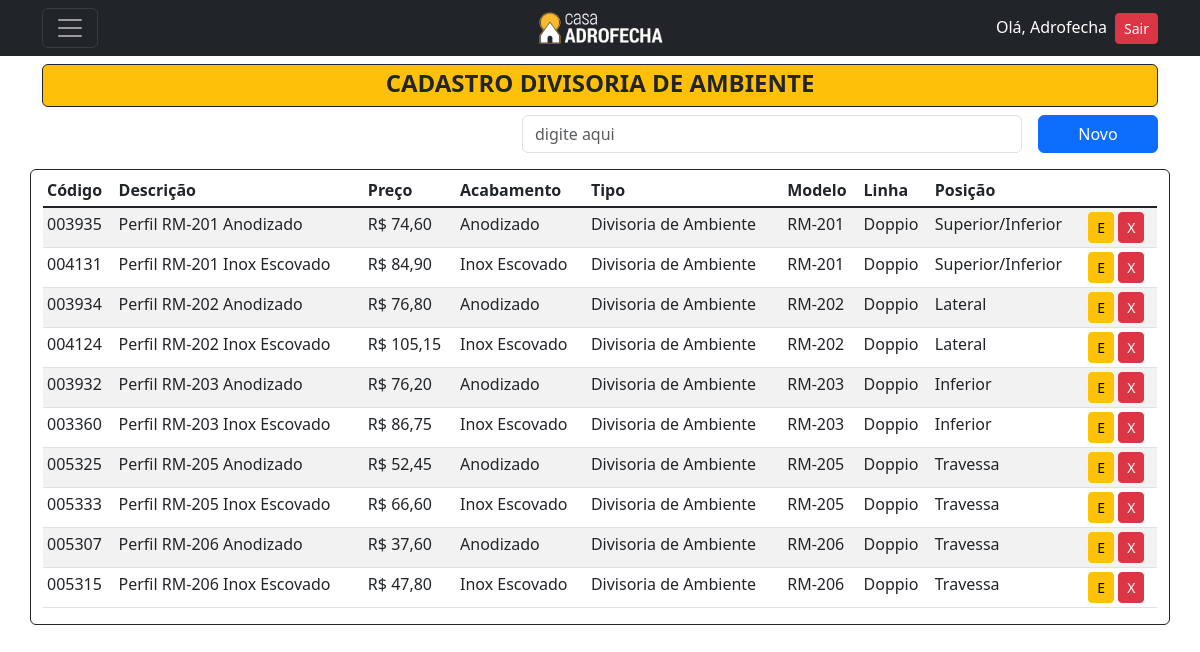
Page /listar/divisoriaambiente/ (signed in) on the earlier database version.
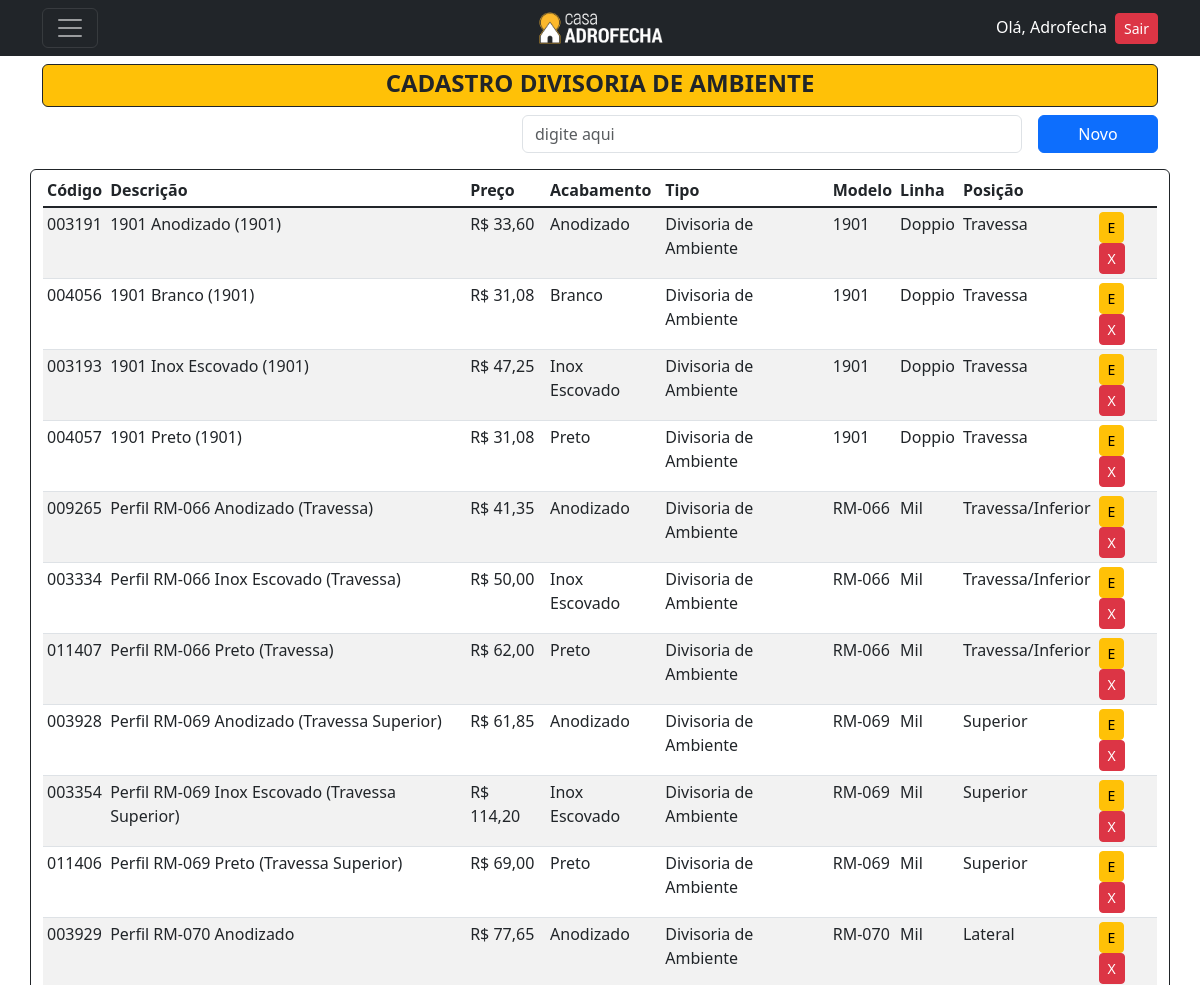
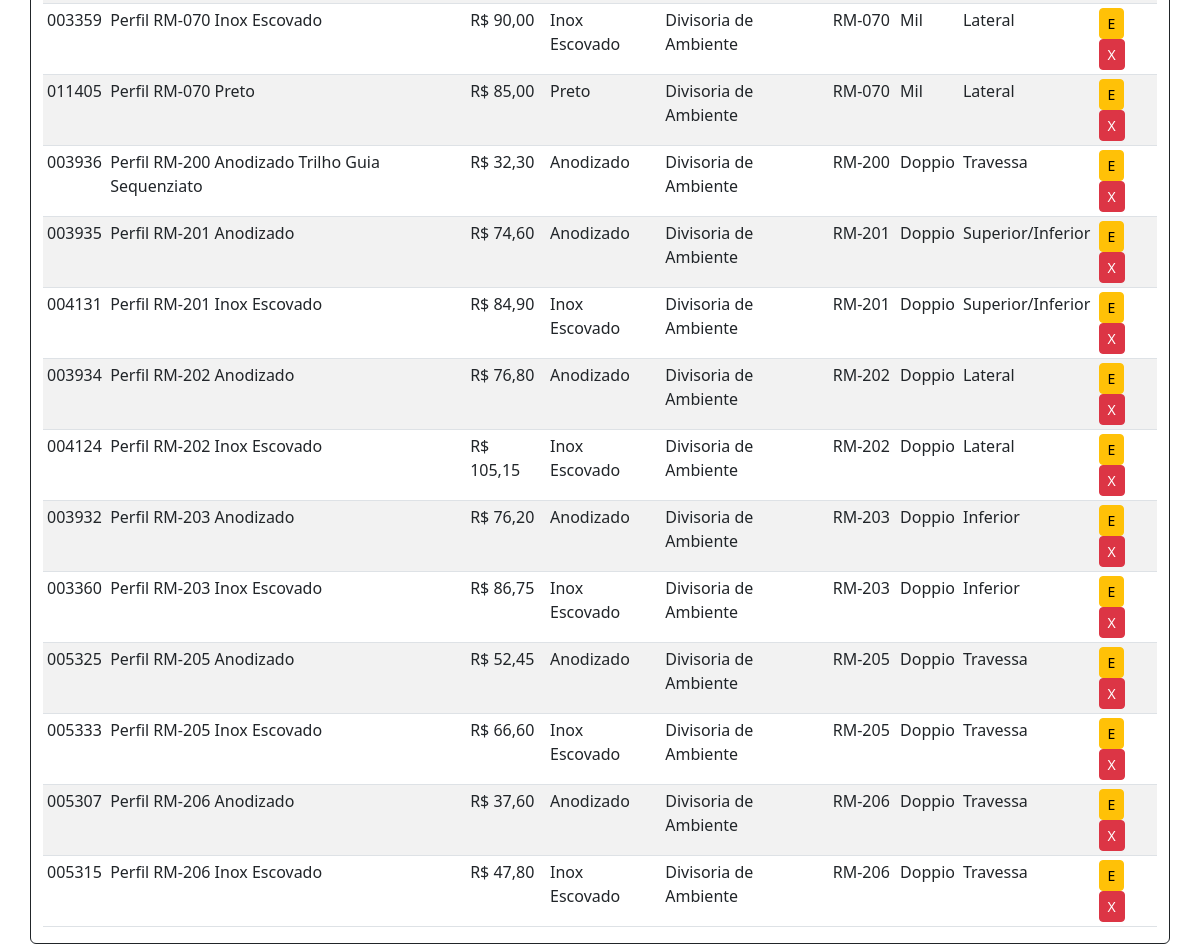
Same page on the later database version (2 pictures, top to bottom).
### cadastros/models.py (models this page shows, shortened)
class DivisoriaAmbiente(models.Model):
    codigo = models.CharField(max_length=6, verbose_name="Código", unique=True)
    descricao = models.CharField(max_length=150, verbose_name="Descrição")
    preco = models.DecimalField(decimal_places=2, max_digits=5, verbose_name="Preço")
    acabamento = models.ForeignKey(Acabamento, on_delete=models.PROTECT)
    tipo = models.ForeignKey(Tipo, on_delete=models.PROTECT)
    modelo = models.ForeignKey(ModeloDivisoriaAmbiente, on_delete=models.PROTECT)
    linha = models.CharField(choices=LINHA, max_length=50)
    posicao = models.CharField(choices=POSICAODIVISORIA, max_length=50)
    class Meta:
        verbose_name = 'Perfil Divisoria Ambiente'
        verbose_name_plural = 'Perfis Divisorias Ambiente'
        ordering = ["descricao"]

class Acabamento(models.Model):
    acabamento = models.CharField(max_length=50, unique=True)
    class Meta:
        verbose_name = 'Acabamento'
        verbose_name_plural = 'Acabamentos'
        ordering = ["acabamento"]
    def __str__(self):
        return self.acabamento

class Tipo(models.Model):
    tipo = models.CharField(max_length=30, unique=True)
    class Meta:
        ordering = ["tipo"]
    def __str__(self):
        return self.tipo

class ModeloDivisoriaAmbiente(models.Model):
    modelo = models.CharField(max_length=10, unique=True)
    class Meta:
        verbose_name = 'Modelo Divisoria Ambiente'
        verbose_name_plural = 'Modelos Divisorias Ambiente'
        ordering = ["modelo"]
    def __str__(self):
        return self.modelo

### cadastros/views.py (the view)
# urls.py: path('listar/divisoriaambiente/', DivisoriaAmbienteList.as_view(), name='listar-divisoriaambiente'),
class DivisoriaAmbienteList(LoginRequiredMixin,PermissionRequiredMixin, ListView):
    model = DivisoriaAmbiente
    template_name = 'cadastros/listas/DivisoriaAmbiente.html'
    permission_required = 'cadastros.view_divisoriaambiente'

### cadastros/templates/cadastros/listas/DivisoriaAmbiente.html (shortened to what this page needs)
{% extends 'base.html' %}
{% block content %}
<header class="mt-5">
  <div>
      <div class="bg-warning rounded text-dark border border-dark pt-1 d-flex align-items-center justify-content-center">
        <h4><strong>CADASTRO DIVISORIA DE AMBIENTE</strong></h4>
      </div>
      <div class="mt-2 d-flex align-items-center justify-content-end">
          <input type="email" class="form-control me-3" style="width: 500px;"  placeholder="digite aqui">
          <a href="{% url 'cadastrar-divisoriaambiente' %}" style="width: 120px;" class="btn btn-primary bg-primary">Novo</a>
      </div>
  </div>
</header>
<div class="mt-3">
  <div class="row">
      <div class="border border-dark rounded container">
          <table class="mt-1 table table-sm table-striped">
            <thead>
              <tr>
                <th scope="col ">Código</th>
                <th scope="col ">Descrição</th>
                <th scope="col ">Preço</th>
                <th scope="col ">Acabamento</th>
                <th scope="col ">Tipo</th>
                <th scope="col ">Modelo</th>
                <th scope="col ">Linha</th>
                <th scope="col ">Posição</th>
              </tr>
            </thead>
            <tbody class="table-group-divider ">
                {% for divisoriaambiente in object_list %}
                <tr>
                    <td>{{ divisoriaambiente.codigo }}</td>
                    <td>{{ divisoriaambiente.descricao }}</td>
                    <td>R$ {{ divisoriaambiente.preco }}</td>
                    <td>{{ divisoriaambiente.acabamento }}</td>
                    <td>{{ divisoriaambiente.tipo }}</td>
                    <td>{{ divisoriaambiente.modelo }}</td>
                    <td>{{ divisoriaambiente.linha }}</td>
                    <td>{{ divisoriaambiente.posicao }}</td>
                    <td>
                        <a href="{% url 'editar-divisoriaambiente' divisoriaambiente.pk %}" class="btn btn-warning btn-sm" title="Editar">E</a>
                        <a href="{% url 'excluir-divisoriaambiente' divisoriaambiente.pk %}" class="btn btn-danger btn-sm" title="Excluir">X</a>
                    </td>
                </tr>
                {% empty %}
                    <tr>
                        <td colspan="9">Nenhuma Divisoria de Ambiente cadastrada</td>
                    </tr>
                {% endfor %}
            </tbody>
          </table>
      </div>
  </div>
</div>
{% endblock %}

### paginas/templates/base.html (shortened to what this page needs)
<!DOCTYPE html>
{% load static %}
<html lang="pt-br">
<head>
    <link href="https://cdn.jsdelivr.net/npm/bootstrap@5.3.0-alpha1/dist/css/bootstrap.min.css" rel="stylesheet">
    <link rel="https://stylesheet" href="https://cdn.jsdelivr.net/npm/bootstrap-icons@1.10.3/font/bootstrap-icons.css">
    <link href="https://cdnjs.cloudflare.com/ajax/libs/select2/4.1.0/css/select2.min.css" rel="stylesheet" />
    <link href="https://cdn.jsdelivr.net/npm/select2@4.1.0-rc.0/dist/css/select2.min.css" rel="stylesheet" />
</head>
<body>
  {% include 'navbar.html' %}
  <div class="pt-3 container">
      {% block content %}
      {% endblock %}
  </div>
</body>
</html>

### paginas/templates/navbar.html (shortened to what this page needs)
{% load static %}
<nav class="navbar navbar-dark bg-dark fixed-top">
  <div class="container d-flex justify-content-between align-items-center">
      <div class="col-4">
        <button class="navbar-toggler" type="button" data-bs-toggle="offcanvas" data-bs-target="#offcanvasDarkNavbar" aria-controls="offcanvasDarkNavbar">
        <span class="navbar-toggler-icon"></span>
        </button>
      </div>
      <div class="col-4 d-flex justify-content-center">
          <a href="{% url 'inicio' %}"><img src="{% static 'paginas/images/LogoPreto2.png' %}" alt="Logo" width="130" height="40"</img></a>
      </div>
      <div class="col-4 d-flex justify-content-end">
              <ul class="list-unstyled mb-0">
                  {% if request.user.is_authenticated %}
                  <li><a style="color:white" ;>Olá, {{ user.username }}</a><a class="ms-2 btn btn-danger btn-sm" href="{% url 'logout' %}">Sair</a></li>
                  {% else %}
                  <li><a class="btn btn-primary" href="{% url 'login' %}">Entrar</a></li>
                  {% endif %}
              </ul>
      </div>
  </div>
</nav>

Differences in the rows shown:
added DivisoriaAmbiente: codigo "003191", descricao "1901 Anodizado (1901)", preco "33,60", acabamento "Anodizado", tipo "Divisoria de Ambiente", modelo "1901", linha "Doppio", posicao "Travessa"
added DivisoriaAmbiente: codigo "004056", descricao "1901 Branco (1901)", preco "31,08", acabamento "Branco", tipo "Divisoria de Ambiente", modelo "1901", linha "Doppio", posicao "Travessa"
added DivisoriaAmbiente: codigo "003193", descricao "1901 Inox Escovado (1901)", preco "47,25", acabamento "Inox Escovado", tipo "Divisoria de Ambiente", modelo "1901", linha "Doppio", posicao "Travessa"
added DivisoriaAmbiente: codigo "004057", descricao "1901 Preto (1901)", preco "31,08", acabamento "Preto", tipo "Divisoria de Ambiente", modelo "1901", linha "Doppio", posicao "Travessa"
added DivisoriaAmbiente: codigo "009265", descricao "Perfil RM-066 Anodizado (Travessa)", preco "41,35", acabamento "Anodizado", tipo "Divisoria de Ambiente", modelo "RM-066", linha "Mil", posicao "Travessa/Inferior"
added DivisoriaAmbiente: codigo "003334", descricao "Perfil RM-066 Inox Escovado (Travessa)", preco "50,00", acabamento "Inox Escovado", tipo "Divisoria de Ambiente", modelo "RM-066", linha "Mil", posicao "Travessa/Inferior"
added DivisoriaAmbiente: codigo "011407", descricao "Perfil RM-066 Preto (Travessa)", preco "62,00", acabamento "Preto", tipo "Divisoria de Ambiente", modelo "RM-066", linha "Mil", posicao "Travessa/Inferior"
added DivisoriaAmbiente: codigo "003928", descricao "Perfil RM-069 Anodizado (Travessa Superior)", preco "61,85", acabamento "Anodizado", tipo "Divisoria de Ambiente", modelo "RM-069", linha "Mil", posicao "Superior"
added DivisoriaAmbiente: codigo "003354", descricao "Perfil RM-069 Inox Escovado (Travessa Superior)", preco "114,20", acabamento "Inox Escovado", tipo "Divisoria de Ambiente", modelo "RM-069", linha "Mil", posicao "Superior"
added DivisoriaAmbiente: codigo "011406", descricao "Perfil RM-069 Preto (Travessa Superior)", preco "69,00", acabamento "Preto", tipo "Divisoria de Ambiente", modelo "RM-069", linha "Mil", posicao "Superior"
added DivisoriaAmbiente: codigo "003929", descricao "Perfil RM-070 Anodizado", preco "77,65", acabamento "Anodizado", tipo "Divisoria de Ambiente", modelo "RM-070", linha "Mil", posicao "Lateral"
added DivisoriaAmbiente: codigo "003359", descricao "Perfil RM-070 Inox Escovado", preco "90,00", acabamento "Inox Escovado", tipo "Divisoria de Ambiente", modelo "RM-070", linha "Mil", posicao "Lateral"
added DivisoriaAmbiente: codigo "011405", descricao "Perfil RM-070 Preto", preco "85,00", acabamento "Preto", tipo "Divisoria de Ambiente", modelo "RM-070", linha "Mil", posicao "Lateral"
added DivisoriaAmbiente: codigo "003936", descricao "Perfil RM-200 Anodizado Trilho Guia Sequenziato", preco "32,30", acabamento "Anodizado", tipo "Divisoria de Ambiente", modelo "RM-200", linha "Doppio", posicao "Travessa"
